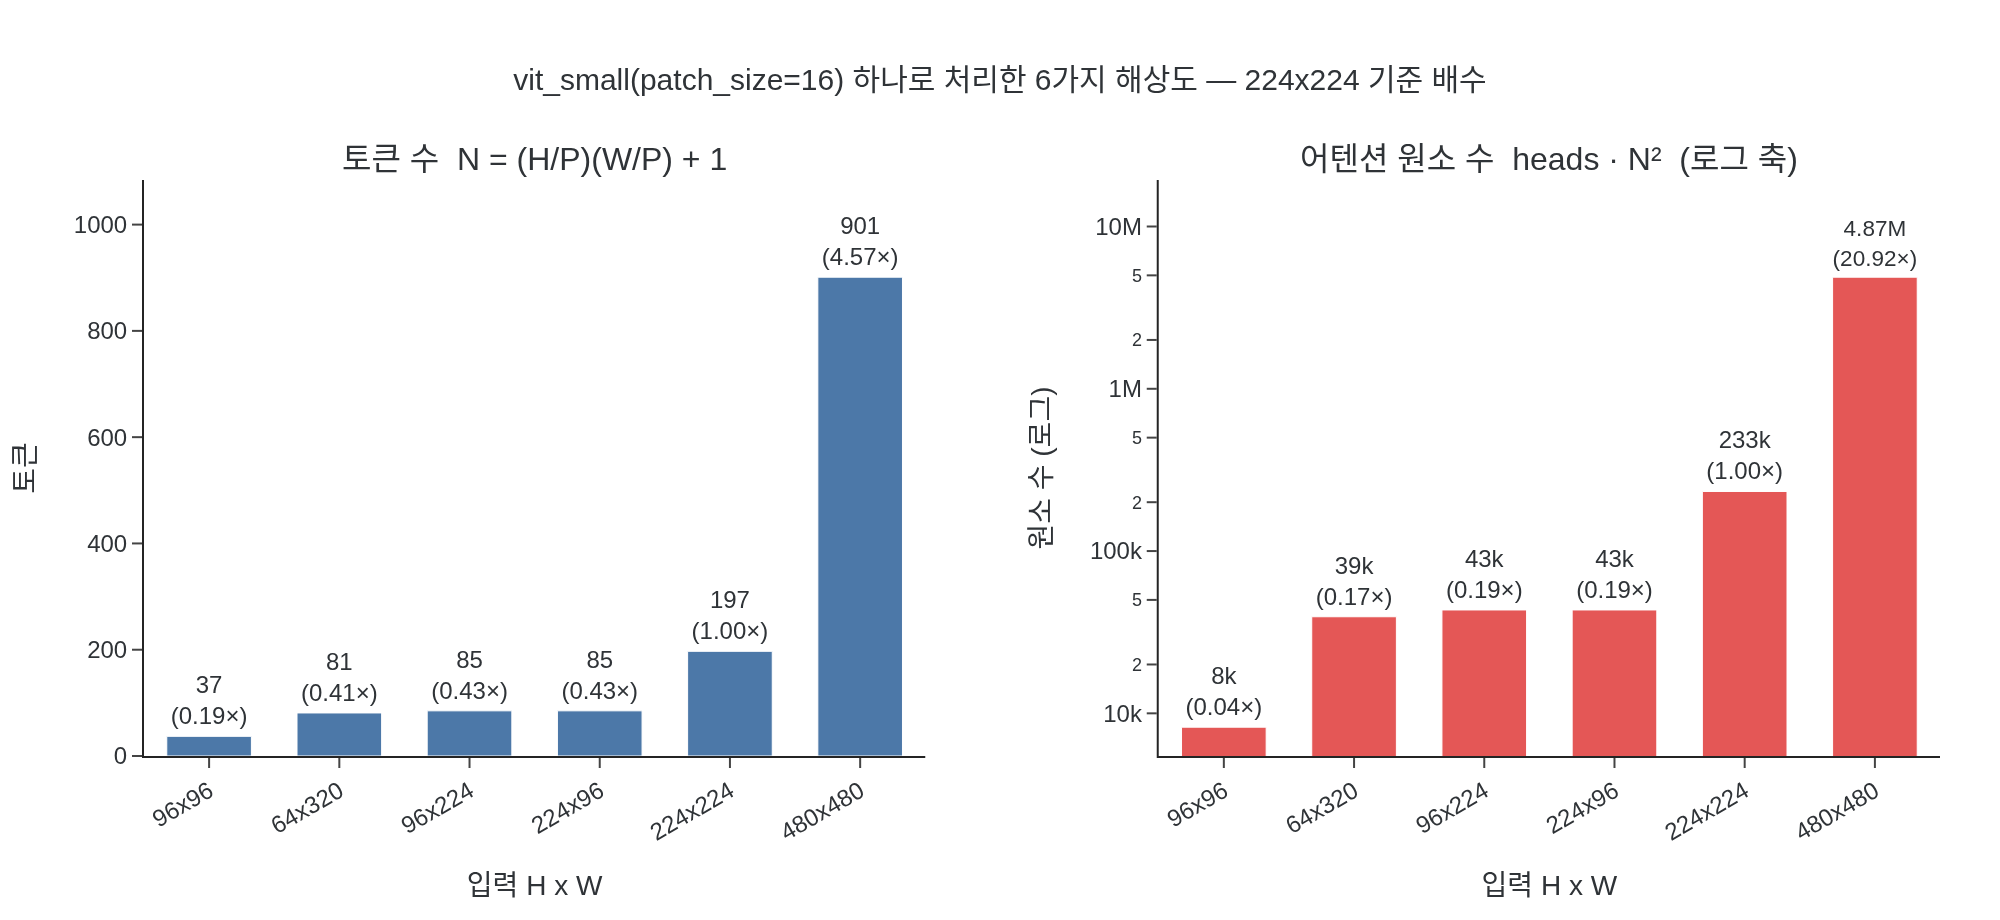

Source code (Python):
# ---
# jupyter:
#   jupytext:
#     text_representation:
#       extension: .py
#       format_name: percent
#       format_version: '1.3'
#   kernelspec:
#     display_name: Python 3
#     language: python
#     name: python3
# ---

# %% [markdown]
# # ViT는 비정사각 입력도 처리할 수 있는가?
#
# **결론: 가능하다.** ViT의 파라미터 중 입력 해상도에 묶여 있는 것은 `pos_embed` 뿐이고,
# DINO는 그것을 forward 때마다 **bicubic 보간**으로 늘려 쓴다.
#
# 토큰 수는 오직 이 식으로 결정된다.
#
# $$
# N = \underbrace{\left\lfloor \frac{H}{P} \right\rfloor \cdot \left\lfloor \frac{W}{P} \right\rfloor}_{\text{패치 격자}} + \underbrace{1}_{\texttt{[CLS]}}
# $$
#
# $H \ne W$ 여도 식에 아무 문제가 없다. $96 \times 224,\ P=16$ 이면
#
# $$
# N = \frac{96}{16} \cdot \frac{224}{16} + 1 = 6 \cdot 14 + 1 = 84 + 1 = 85
# $$
#
# 이 노트북에서 확인할 것:
#
# 1. 실제 `vit_small(patch_size=16)` 하나에 여러 해상도를 넣어 위 식을 **실측**
# 2. `interpolate_pos_encoding` 이 내보내는 위치 임베딩 격자 shape
# 3. `w` / `h` 인자 이름이 코드에서 **뒤바뀌어** 쓰이는데 왜 결과는 맞는지
# 4. `patch_size` 로 나누어떨어지지 않는 입력(100×100)에서 무슨 일이 벌어지는지

# %%
import math
import sys
from pathlib import Path

import torch

DINO_ROOT = Path("/home/sungwoo/projects/swcho/dino")
if str(DINO_ROOT) not in sys.path:
    sys.path.insert(0, str(DINO_ROOT))

import vision_transformer as vits  # noqa: E402


def _show(fig):
    try:
        from IPython import get_ipython
        if get_ipython() is not None:  # VSCode 셀/Jupyter에서만 렌더링
            fig.show()
    except ImportError:
        pass


torch.manual_seed(0)

P = 16
model = vits.vit_small(patch_size=P)
model.eval()

D = model.embed_dim
HEADS = model.blocks[0].attn.num_heads
N_TRAIN = model.pos_embed.shape[1] - 1          # 224px 기준 학습 격자 패치 수
GRID_TRAIN = int(math.sqrt(N_TRAIN))

print(f"vit_small(patch_size={P})")
print(f"  embed_dim D      = {D}")
print(f"  heads            = {HEADS}")
print(f"  pos_embed shape  = {tuple(model.pos_embed.shape)}")
print(f"  학습된 격자      = {GRID_TRAIN}x{GRID_TRAIN} = {N_TRAIN} 패치 (+CLS = {N_TRAIN + 1} 토큰)")
print(f"  patch_embed.num_patches = {model.patch_embed.num_patches}  <- 224px 가정으로 계산된 '장식용' 값")

# 출력:
# vit_small(patch_size=16)
#   embed_dim D      = 384
#   heads            = 6
#   pos_embed shape  = (1, 197, 384)
#   학습된 격자      = 14x14 = 196 패치 (+CLS = 197 토큰)
#   patch_embed.num_patches = 196  <- 224px 가정으로 계산된 '장식용' 값

# %% [markdown]
# ## 1. 여러 해상도를 같은 모델 하나에 넣어보기
#
# 중요한 점: 아래 루프는 모델을 **한 번만** 만들고 재사용한다. 즉 파라미터는 고정이고
# 해상도만 바꾼다. `PatchEmbed.forward` 는 입력 shape을 검사하지 않고
# `Conv2d(k=16, s=16)` 를 그대로 통과시키므로 어떤 $H, W$ 든 받는다.
#
# ```python
# def forward(self, x):            # PatchEmbed
#     B, C, H, W = x.shape         # <- 읽기만 하고 assert 하지 않는다
#     x = self.proj(x).flatten(2).transpose(1, 2)
#     return x
# ```

# %%
CASES = [
    (224, 224),   # global crop, 학습 해상도
    (96, 96),     # DINO local crop
    (480, 480),   # visualize_attention.py 기본값
    (96, 224),    # 비정사각 (세로로 납작)
    (224, 96),    # 비정사각 (가로로 납작)
    (64, 320),    # 극단적 비정사각
]

rows = []
print(f"{'입력 (HxW)':>12s} {'격자 (H/P x W/P)':>18s} {'식 N':>7s} {'실측 N':>8s} {'일치':>5s} {'보간?':>8s}")
for H, W in CASES:
    x = torch.randn(1, 3, H, W)
    with torch.no_grad():
        tok = model.prepare_tokens(x)
    gh, gw = H // P, W // P
    n_formula = gh * gw + 1
    n_measured = tok.shape[1]
    fast_path = (gh * gw == N_TRAIN) and (H == W)
    rows.append(dict(H=H, W=W, gh=gh, gw=gw, n=n_measured))
    print(f"{f'{H}x{W}':>12s} {f'{gh} x {gw}':>18s} {n_formula:>7d} {n_measured:>8d} "
          f"{'OK' if n_formula == n_measured else 'X':>5s} {'건너뜀' if fast_path else 'bicubic':>8s}")
    assert n_formula == n_measured

print(f"\n토큰 차원은 항상 D={D} 로 같다: {tuple(tok.shape)}")
print("→ 파라미터를 하나도 안 바꾸고 6가지 해상도를 모두 통과시켰다.")

# 출력:
#   입력 (HxW)   격자 (H/P x W/P)    식 N   실측 N  일치    보간?
#     224x224           14 x 14     197      197    OK   건너뜀
#       96x96             6 x 6      37       37    OK  bicubic
#     480x480           30 x 30     901      901    OK  bicubic
#      96x224            6 x 14      85       85    OK  bicubic
#      224x96           14 x 6       85       85    OK  bicubic
#      64x320            4 x 20      81       81    OK  bicubic
#
# 토큰 차원은 항상 D=384 로 같다: (1, 81, 384)
# → 파라미터를 하나도 안 바꾸고 6가지 해상도를 모두 통과시켰다.

# %% [markdown]
# `96x224` 와 `224x96` 은 **둘 다 85 토큰**이다. 토큰 수만 보면 구분이 안 된다.
# 하지만 격자는 $6 \times 14$ 와 $14 \times 6$ 으로 서로 다르다 —
# 이게 다음 절의 핵심이다.
#
# ## 2. `interpolate_pos_encoding` 이 만들어내는 격자
#
# ```python
# def interpolate_pos_encoding(self, x, w, h):
#     npatch = x.shape[1] - 1
#     N = self.pos_embed.shape[1] - 1
#     if npatch == N and w == h:                  # 224 정사각 → 빠른 경로
#         return self.pos_embed
#     class_pos_embed = self.pos_embed[:, 0]      # CLS는 격자에 없으므로 보간 제외
#     patch_pos_embed = self.pos_embed[:, 1:]
#     dim = x.shape[-1]
#     w0 = w // self.patch_embed.patch_size       # ★ w, h 를 따로 계산
#     h0 = h // self.patch_embed.patch_size
#     w0, h0 = w0 + 0.1, h0 + 0.1                 # scale_factor 부동소수 방어 (dino#8)
#     patch_pos_embed = nn.functional.interpolate(
#         patch_pos_embed.reshape(1, int(math.sqrt(N)), int(math.sqrt(N)), dim).permute(0, 3, 1, 2),
#         scale_factor=(w0 / math.sqrt(N), h0 / math.sqrt(N)),   # ★ 축마다 다른 배율
#         mode='bicubic',
#     )
#     assert int(w0) == patch_pos_embed.shape[-2] and int(h0) == patch_pos_embed.shape[-1]
#     patch_pos_embed = patch_pos_embed.permute(0, 2, 3, 1).view(1, -1, dim)
#     return torch.cat((class_pos_embed.unsqueeze(0), patch_pos_embed), dim=1)
# ```
#
# 비정사각이 되는 이유는 딱 한 줄, `scale_factor` 가 **튜플**이라서다.
# 정사각만 지원한다면 스칼라 하나로 끝났을 것이다.
#
# $$
# \text{scale} = \left( \frac{w_0}{\sqrt{N}},\ \frac{h_0}{\sqrt{N}} \right)
# = \left( \frac{H/P}{14},\ \frac{W/P}{14} \right)
# $$

# %%
# 보간된 위치 임베딩의 격자 shape을 직접 들여다본다.
# interpolate 결과를 가로채기 위해 F.interpolate 를 잠깐 감싼다.
import torch.nn.functional as F  # noqa: E402

captured = []
_orig_interpolate = F.interpolate


def _spy(inp, *a, **kw):
    out = _orig_interpolate(inp, *a, **kw)
    captured.append((tuple(inp.shape), tuple(out.shape), kw.get("scale_factor")))
    return out


print(f"{'입력 (HxW)':>12s} {'보간 전':>20s} {'보간 후':>20s} {'scale_factor':>24s} {'pos 토큰':>9s}")
for H, W in CASES:
    x = torch.randn(1, 3, H, W)
    captured.clear()
    vits.nn.functional.interpolate = _spy
    try:
        with torch.no_grad():
            pos = model.interpolate_pos_encoding(torch.zeros(1, (H // P) * (W // P) + 1, D), H, W)
    finally:
        vits.nn.functional.interpolate = _orig_interpolate
    if captured:
        src, dst, sf = captured[-1]
        sf_txt = f"({sf[0]:.4f}, {sf[1]:.4f})"
    else:
        src = dst = ("빠른 경로",)
        sf_txt = "-"
    print(f"{f'{H}x{W}':>12s} {str(src):>20s} {str(dst):>20s} {sf_txt:>24s} {pos.shape[1]:>9d}")

print("\n보간 후 텐서는 (1, D, H/P, W/P) 형태 — 두 공간 축의 크기가 서로 다르다.")
print(f"CLS의 위치 임베딩은 보간에 참여하지 않고 맨 앞에 그대로 붙는다 → pos 토큰 = 패치 + 1")

# 출력:
#   입력 (HxW)              보간 전              보간 후             scale_factor  pos 토큰
#     224x224          ('빠른 경로',)          ('빠른 경로',)                        -       197
#       96x96  (1, 384, 14, 14)    (1, 384, 6, 6)         (0.4357, 0.4357)        37
#     480x480  (1, 384, 14, 14)  (1, 384, 30, 30)         (2.1500, 2.1500)       901
#      96x224  (1, 384, 14, 14)   (1, 384, 6, 14)         (0.4357, 1.0071)        85
#      224x96  (1, 384, 14, 14)   (1, 384, 14, 6)         (1.0071, 0.4357)        85
#      64x320  (1, 384, 14, 14)   (1, 384, 4, 20)         (0.2929, 1.4357)        81
#
# 보간 후 텐서는 (1, D, H/P, W/P) 형태 — 두 공간 축의 크기가 서로 다르다.
# CLS의 위치 임베딩은 보간에 참여하지 않고 맨 앞에 그대로 붙는다 → pos 토큰 = 패치 + 1

# %% [markdown]
# `+ 0.1` 트릭도 확인해두자. `scale_factor` 로 크기를 지정하면 출력 크기는
# $\lfloor \text{in} \times \text{scale} \rfloor$ 로 정해지는데,
# $6/14 \times 14$ 가 부동소수 오차로 `5.999...` 가 되면 격자가 1 줄어들고
# 토큰 수가 어긋난다. `0.1` 을 더해두면 항상 안전하게 내림된다.
# 바로 다음 줄의 `assert int(w0) == patch_pos_embed.shape[-2]` 가 이를 검증한다.

# %%
print(f"{'격자':>6s} {'+0.1 없이':>28s} {'+0.1 적용':>28s}")
for g in [4, 6, 12, 20, 30]:
    src = torch.zeros(1, 4, GRID_TRAIN, GRID_TRAIN)
    naive = F.interpolate(src, scale_factor=(g / GRID_TRAIN, g / GRID_TRAIN), mode="bicubic")
    safe = F.interpolate(src, scale_factor=((g + 0.1) / GRID_TRAIN, (g + 0.1) / GRID_TRAIN), mode="bicubic")
    print(f"{g:>6d} {f'{naive.shape[-2]}x{naive.shape[-1]}  (목표 {g})':>28s} "
          f"{f'{safe.shape[-2]}x{safe.shape[-1]}  (목표 {g})':>28s}")

# 출력:
#   격자                      +0.1 없이                     +0.1 적용
#      4              4x4  (목표 4)              4x4  (목표 4)
#      6              6x6  (목표 6)              6x6  (목표 6)
#     12            12x12  (목표 12)            12x12  (목표 12)
#     20            20x20  (목표 20)            20x20  (목표 20)
#     30            30x30  (목표 30)            30x30  (목표 30)
#
# (이 torch 버전/이 격자들에서는 +0.1 없이도 맞다. 즉 +0.1 은 특정 환경에서만
#  터지는 오차에 대한 방어 코드이고, 없앨 이유는 없지만 항상 필요한 것도 아니다.)

# %% [markdown]
# ## 3. `w` / `h` 인자 순서 — 이름은 뒤바뀌어 있지만 결과는 맞다
#
# `prepare_tokens` 의 첫 줄이 함정이다.
#
# ```python
# B, nc, w, h = x.shape        # x: (B, C, H, W)  →  w 에는 H 가, h 에는 W 가 들어간다!
# ...
# x = x + self.interpolate_pos_encoding(x, w, h)
# ```
#
# `torch` 텐서의 shape은 `(B, C, H, W)` 이므로 `w = H`, `h = W` 다. **이름이 반대다.**
# 그런데 `interpolate_pos_encoding` 안에서 `w0` 는 `scale_factor` 의 **첫 번째** 원소,
# 즉 `interpolate` 의 **dim -2 = 높이 축**에 적용된다.
#
# | 변수 | 실제 담긴 값 | 적용되는 축 | 맞나? |
# |---|---|---|---|
# | `w` → `w0` | $H$ → $H/P$ | dim -2 (높이) | 맞다 |
# | `h` → `h0` | $W$ → $W/P$ | dim -1 (너비) | 맞다 |
#
# 이름이 두 번 뒤집혀서 **상쇄된다**. 그래서 호출할 때는
# `interpolate_pos_encoding(x, H, W)` 로 넘기는 게 정답이고,
# `(x, W, H)` 로 넘기면 격자가 전치되어 위치 정보가 어긋난다.

# %%
H, W = 96, 224
gh, gw = H // P, W // P
dummy = torch.zeros(1, gh * gw + 1, D)

with torch.no_grad():
    pos_ok = model.interpolate_pos_encoding(dummy, H, W)     # 올바른 순서 (H, W)
    pos_swapped = model.interpolate_pos_encoding(dummy, W, H)  # 뒤바꾼 순서 (W, H)

print(f"입력 {H}x{W}, 패치 격자 {gh}x{gw}")
print(f"  (x, H, W) → pos {tuple(pos_ok.shape)}      토큰 {pos_ok.shape[1]}")
print(f"  (x, W, H) → pos {tuple(pos_swapped.shape)}      토큰 {pos_swapped.shape[1]}   <- 토큰 수는 똑같다!")
print(f"  두 결과가 같은가? {torch.allclose(pos_ok, pos_swapped)}")
print(f"  최대 차이: {(pos_ok - pos_swapped).abs().max().item():.4f}")

# 패치 토큰이 실제로 어떤 순서로 flatten 되는지와 대조
with torch.no_grad():
    conv_out = model.patch_embed.proj(torch.randn(1, 3, H, W))
print(f"\npatch_embed.proj 출력 = {tuple(conv_out.shape)}  # (B, D, H/P, W/P) = (1, {D}, {gh}, {gw})")
print("flatten(2) 는 row-major 이므로 토큰 순서는 (행=H/P, 열=W/P) 순회다.")
print(f"올바른 pos 격자도 (-2, -1) = ({gh}, {gw}) 이므로 두 순서가 정확히 맞물린다.")
print(f"뒤바꾼 pos 격자는 ({gw}, {gh}) → 같은 85개 토큰이지만 위치가 전치되어 어긋난다.")

# 출력:
# 입력 96x224, 패치 격자 6x14
#   (x, H, W) → pos (1, 85, 384)      토큰 85
#   (x, W, H) → pos (1, 85, 384)      토큰 85   <- 토큰 수는 똑같다!
#   두 결과가 같은가? False
#   최대 차이: 0.1096
#
# patch_embed.proj 출력 = (1, 384, 6, 14)  # (B, D, H/P, W/P) = (1, 384, 6, 14)
# flatten(2) 는 row-major 이므로 토큰 순서는 (행=H/P, 열=W/P) 순회다.
# 올바른 pos 격자도 (-2, -1) = (6, 14) 이므로 두 순서가 정확히 맞물린다.
# 뒤바꾼 pos 격자는 (14, 6) → 같은 85개 토큰이지만 위치가 전치되어 어긋난다.

# %% [markdown]
# ### 위치가 어긋나면 실제로 출력이 달라지는가
#
# `prepare_tokens` 를 그대로 쓴 것 vs `w`/`h` 를 뒤바꿔 넣은 것으로 CLS 출력을 비교한다.

# %%
x = torch.randn(1, 3, H, W)
with torch.no_grad():
    patch_tok = model.patch_embed(x)
    cls = model.cls_token.expand(1, -1, -1)
    z = torch.cat((cls, patch_tok), dim=1)

    z_ok = model.pos_drop(z + model.interpolate_pos_encoding(z, H, W))
    z_bad = model.pos_drop(z + model.interpolate_pos_encoding(z, W, H))

    for blk in model.blocks:
        z_ok, z_bad = blk(z_ok), blk(z_bad)
    cls_ok = model.norm(z_ok)[:, 0]
    cls_bad = model.norm(z_bad)[:, 0]

cos = torch.nn.functional.cosine_similarity(cls_ok, cls_bad).item()
l2 = (cls_ok - cls_bad).norm().item()
print(f"올바른 순서 vs 뒤바꾼 순서의 CLS 코사인 유사도 : {cos:.6f}")
print(f"L2 거리 / |CLS| 노름                           : {l2:.4f} / {cls_ok.norm().item():.4f}"
      f"  = 상대 {l2 / cls_ok.norm().item():.2%}")
print("→ 둘 다 '에러 없이' 돌지만 결과는 다르다. 비정사각 입력에서 인자 순서는 조용히 틀린다.")
print("  (단, 이 모델은 랜덤 초기화라 pos_embed 자체가 무의미한 노이즈여서 차이가 작게 나온다.")
print("   사전학습 가중치를 로드하면 pos_embed 에 실제 공간 구조가 있어 격자 전치의 영향이 커진다.)")

# 출력:
# 올바른 순서 vs 뒤바꾼 순서의 CLS 코사인 유사도 : 0.999878
# L2 거리 / |CLS| 노름                           : 0.3064 / 19.5959  = 상대 1.56%
# → 둘 다 '에러 없이' 돌지만 결과는 다르다. 비정사각 입력에서 인자 순서는 조용히 틀린다.
#   (단, 이 모델은 랜덤 초기화라 pos_embed 자체가 무의미한 노이즈여서 차이가 작게 나온다.
#    사전학습 가중치를 로드하면 pos_embed 에 실제 공간 구조가 있어 격자 전치의 영향이 커진다.)

# %% [markdown]
# ## 4. `patch_size` 로 나누어떨어지지 않는 입력
#
# `Conv2d(kernel_size=16, stride=16, padding=0)` 의 출력 크기는
#
# $$
# \left\lfloor \frac{S - 16}{16} \right\rfloor + 1 = \left\lfloor \frac{S}{16} \right\rfloor \quad (S \ge 16)
# $$
#
# 이고 `interpolate_pos_encoding` 의 `w0 = w // patch_size` 도 같은 내림이다.
# **두 계산이 항상 일치하므로 에러는 나지 않는다** — 대신 남는 픽셀이 **조용히 버려진다**.
# 100×100 이면 오른쪽/아래 4픽셀이 모델에 아예 들어가지 않는다.

# %%
print(f"{'입력':>10s} {'격자':>9s} {'토큰':>6s} {'버려진 px':>16s} {'상태':>6s}")
for H, W in [(224, 224), (100, 100), (100, 150), (231, 231), (96, 224), (17, 17)]:
    x = torch.randn(1, 3, H, W)
    try:
        with torch.no_grad():
            tok = model.prepare_tokens(x)
        gh, gw = H // P, W // P
        lost = f"H:{H - gh * P}, W:{W - gw * P}"
        print(f"{f'{H}x{W}':>10s} {f'{gh}x{gw}':>9s} {tok.shape[1]:>6d} {lost:>16s} {'OK':>6s}")
        assert tok.shape[1] == gh * gw + 1
    except Exception as e:  # noqa: BLE001
        print(f"{f'{H}x{W}':>10s} {'-':>9s} {'-':>6s} {'-':>16s} {type(e).__name__}: {e}")

print("\n어떤 크기든 assert 를 통과했다 — 나누어떨어지지 않아도 예외는 없다.")
print("주의: 잘려나간 영역은 어텐션에서 존재하지 않는 것과 같다. 크롭은 명시적으로 하는 게 안전하다.")

# 출력:
#       입력      격자   토큰        버려진 px   상태
#    224x224     14x14    197       H:0, W:0     OK
#    100x100       6x6     37       H:4, W:4     OK
#    100x150      6x9      55       H:4, W:6     OK
#    231x231     14x14    197       H:7, W:7     OK
#     96x224      6x14     85       H:0, W:0     OK
#      17x17       1x1      2       H:1, W:1     OK
#
# 어떤 크기든 assert 를 통과했다 — 나누어떨어지지 않아도 예외는 없다.
# 주의: 잘려나간 영역은 어텐션에서 존재하지 않는 것과 같다. 크롭은 명시적으로 하는 게 안전하다.

# %% [markdown]
# `231x231` 은 `224x224` 와 **똑같이 197 토큰**이 되고, `w == h` 라서
# `npatch == N and w == h` 빠른 경로까지 타서 보간조차 건너뛴다.
# 즉 7픽셀이 사라진 걸 코드가 알려주지 않는다.

# %%
with torch.no_grad():
    pos_231 = model.interpolate_pos_encoding(torch.zeros(1, 197, D), 231, 231)
print(f"231x231 의 pos_embed 가 원본과 동일 객체인가: {pos_231 is model.pos_embed}")
print("→ 빠른 경로. 224 로 리사이즈한 것과 위치 임베딩이 완전히 같다.")

# 출력:
# 231x231 의 pos_embed 가 원본과 동일 객체인가: True
# → 빠른 경로. 224 로 리사이즈한 것과 위치 임베딩이 완전히 같다.

# %% [markdown]
# ## 5. 비용: 토큰 수는 선형, 어텐션은 제곱
#
# 해상도를 바꿀 수 있다는 것과 **바꿔도 싸다**는 것은 다른 얘기다.
# 어텐션 행렬은 head마다 $N \times N$ 이므로
#
# $$
# \text{어텐션 원소 수} = \text{heads} \cdot N^2
# $$
#
# 아래 막대에서 왼쪽(토큰 수)은 완만하지만 오른쪽(어텐션 원소 수, 로그 축)은 급격하다.
# `96x224` 는 `224x224` 의 절반 이하 토큰이라 어텐션 비용은 약 1/5 이다.

# %%
import plotly.graph_objects as go  # noqa: E402
from plotly.subplots import make_subplots  # noqa: E402

VIZ = [(96, 96), (64, 320), (96, 224), (224, 96), (224, 224), (480, 480)]
labels, tokens, attn_elems = [], [], []
for H, W in VIZ:
    with torch.no_grad():
        n = model.prepare_tokens(torch.randn(1, 3, H, W)).shape[1]
    labels.append(f"{H}x{W}")
    tokens.append(n)
    attn_elems.append(HEADS * n * n)

BASE = tokens[labels.index("224x224")]
BASE_ATTN = attn_elems[labels.index("224x224")]
INK = "#2f3337"
BAR_A = "#4c78a8"
BAR_B = "#e45756"

fig = make_subplots(
    rows=1, cols=2,
    subplot_titles=("토큰 수  N = (H/P)(W/P) + 1", "어텐션 원소 수  heads · N²  (로그 축)"),
    horizontal_spacing=0.13,
)
fig.add_trace(
    go.Bar(x=labels, y=tokens, marker_color=BAR_A,
           text=[f"{v}<br>({v / BASE:.2f}×)" for v in tokens],
           textposition="outside", cliponaxis=False, showlegend=False,
           hovertemplate="%{x}<br>%{y} 토큰<extra></extra>"),
    row=1, col=1,
)
fig.add_trace(
    go.Bar(x=labels, y=attn_elems, marker_color=BAR_B,
           text=[f"{v / 1e6:.2f}M<br>({v / BASE_ATTN:.2f}×)" if v >= 1e6
                 else f"{v / 1e3:.0f}k<br>({v / BASE_ATTN:.2f}×)" for v in attn_elems],
           textposition="outside", cliponaxis=False, showlegend=False,
           hovertemplate="%{x}<br>%{y:,} 원소<extra></extra>"),
    row=1, col=2,
)
fig.update_yaxes(title_text="토큰", rangemode="tozero", row=1, col=1)
fig.update_yaxes(title_text="원소 수 (로그)", type="log", row=1, col=2)
fig.update_xaxes(title_text="입력 H x W", tickangle=-30)
fig.update_layout(
    title=dict(text=f"vit_small(patch_size={P}) 하나로 처리한 6가지 해상도 — 224x224 기준 배수",
               x=0.5, xanchor="center", font=dict(size=15)),
    template="simple_white",
    font=dict(color=INK, size=12),
    width=1000, height=460,
    margin=dict(t=90, b=80, l=70, r=30),
    bargap=0.35,
)

_show(fig)

OUT_PNG = Path(__file__).resolve().parent / "expy.png" if "__file__" in dir() else Path("expy.png")
fig.write_image(str(OUT_PNG), scale=2)   # kaleido 필요
print(f"저장: {OUT_PNG}")

for lab, n, a in zip(labels, tokens, attn_elems):
    print(f"  {lab:>9s}  N={n:>4d} ({n / BASE:.2f}x)   attn={a:>12,d} ({a / BASE_ATTN:.2f}x)")

# 출력:
# 저장: .../536c9593-2e03-4338-9663-8036c356cbcf/expy.png
#     96x96  N=  37 (0.19x)   attn=       8,214 (0.04x)
#    64x320  N=  81 (0.41x)   attn=      39,366 (0.17x)
#    96x224  N=  85 (0.43x)   attn=      43,350 (0.19x)
#    224x96  N=  85 (0.43x)   attn=      43,350 (0.19x)
#   224x224  N= 197 (1.00x)   attn=     232,854 (1.00x)
#   480x480  N= 901 (4.57x)   attn=   4,870,806 (20.92x)

# %% [markdown]
# ## 정리
#
# | 질문 | 답 |
# |---|---|
# | ViT가 비정사각 입력을 받는가 | **받는다.** `PatchEmbed` 는 shape을 검사하지 않고, `pos_embed` 만 보간하면 된다 |
# | 96×224 의 토큰 수 | $(96/16) \times (224/16) + 1 = 6 \cdot 14 + 1 = 85$ |
# | 어디가 비정사각을 가능하게 하나 | `interpolate_pos_encoding` 의 `w0`, `h0` 별도 계산 + 튜플 `scale_factor` |
# | `w`, `h` 인자 이름 | `prepare_tokens` 가 `B, nc, w, h = x.shape` 로 받아 **이름이 반대**(w=H, h=W). 축 적용도 반대라 상쇄되어 결과는 맞다 |
# | 나누어떨어지지 않으면 | 에러 없이 **남는 픽셀을 조용히 버린다** ($\lfloor S/P \rfloor$). 231×231 은 224×224 와 구별 불가 |
# | 공짜인가 | 아니다. 토큰은 면적에 선형, 어텐션은 $N^2$. 480² 는 224² 대비 어텐션 약 21배 |
